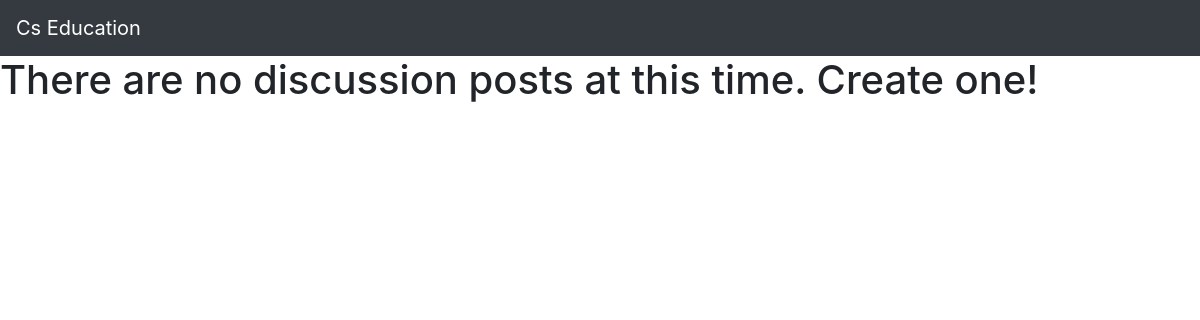
Before: / (signed in) with the older database file.
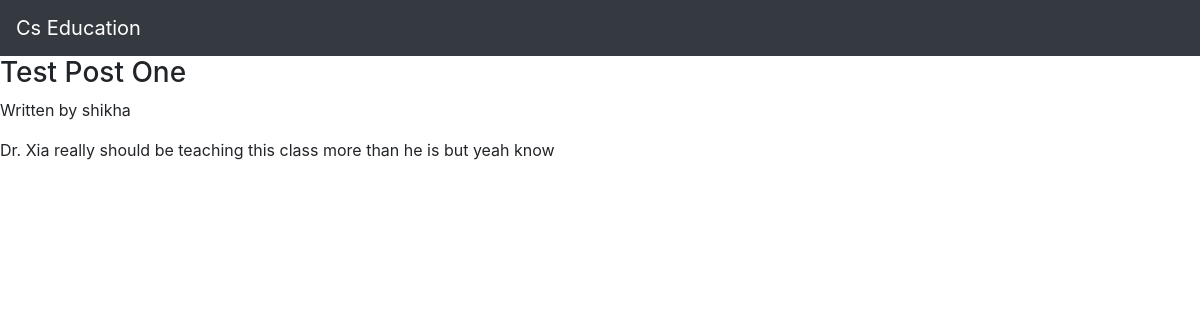
After: the same page with the newer database file.
### lms/models.py (models this page shows)
class Post(models.Model):
    title = models.CharField(max_length= 255)
    postBody = RichTextField()
    created_date = models.DateTimeField(auto_now_add=True)
    updated_date = models.DateTimeField(auto_now=True)
    author = models.ForeignKey(Profile, on_delete=models.CASCADE)

class Profile(AbstractUser):
    pass

### lms/views.py (the view)
# urls.py: path("", views.index, name="index"),
def index(request):
    if not request.user.is_authenticated:
        return redirect("login")
    posts = Post.objects.all().order_by("-created_date")
    context = {
        "posts": posts
    }
    return render(request, "pages/index.html", context)

### templates/pages/index.html
{% extends 'base.html' %}
{% block content %}
    {% if posts %}
    <section class="discussion-posts">
        {% for post in posts %}
        <section class="discussion-post">
            <section class="post-header">
                <h3>{{post.title}}</h3>
                <p>Written by {{post.author.username}}</p>
            </section>
            <section class="post-body">
                {{post.postBody |safe }}
            </section>
        </section>
        {% endfor %}
    </section>
    {% else %}
    <h1>There are no discussion posts at this time. Create one!</h1>
    {% endif %}
{% endblock content %}

Changed rows visible on the page:
added Post: title "Test Post One", author.username "shikha", postBody "Dr. Xia really should be teaching this class more than he is but yeah know"
Other visible differences:
text no longer shown: "There are no discussion posts at this time. Create one!"
